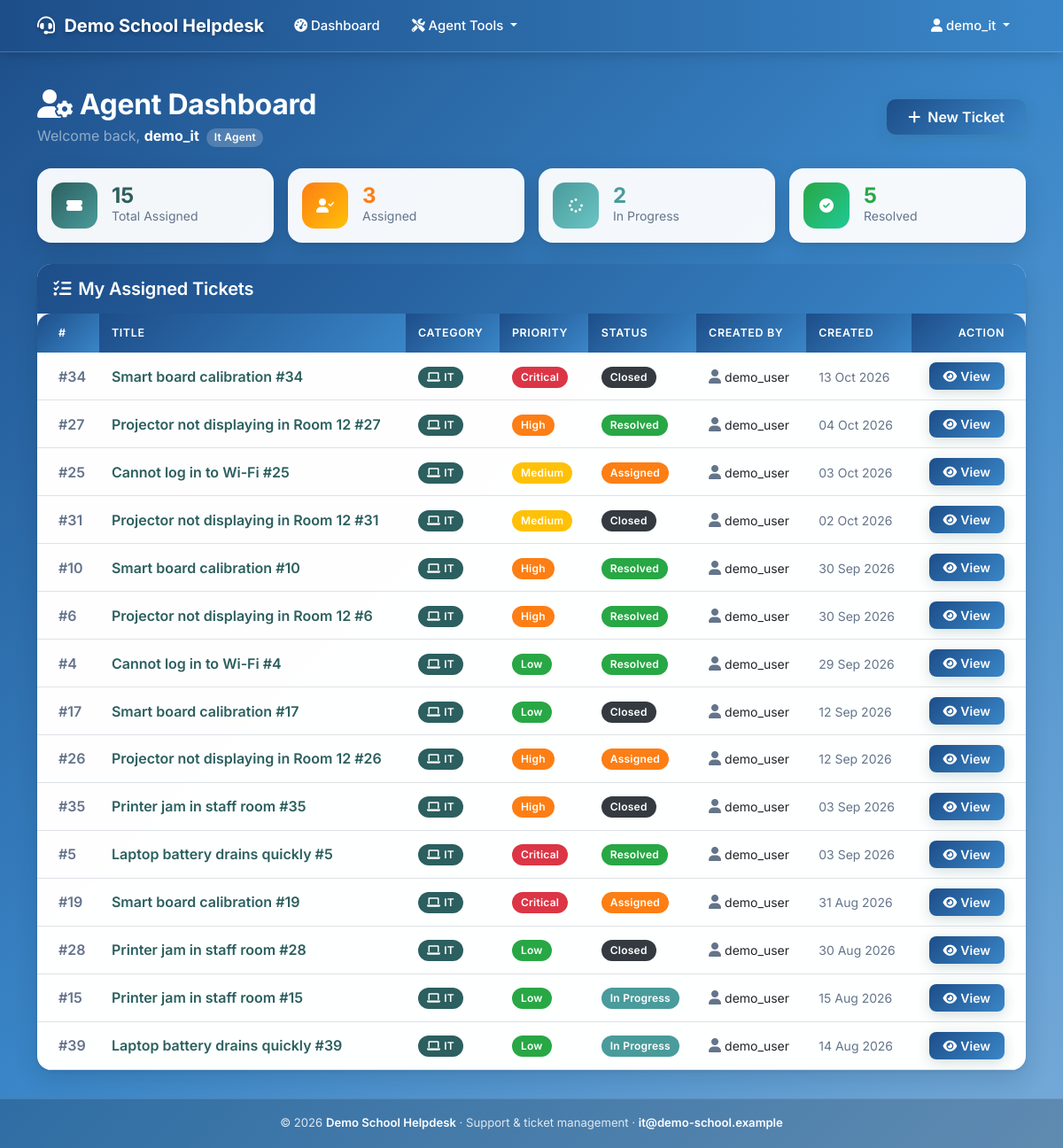
Page /agent/dashboard (signed in) on the committed database.
### models.py (models this page shows, shortened)
class School(db.Model):
    __tablename__ = 'schools'
    id = db.Column(db.Integer, primary_key=True)
    name = db.Column(db.String(150), nullable=False, unique=True)
    slug = db.Column(db.String(60), nullable=False, unique=True, index=True)
    display_name = db.Column(db.String(150), nullable=True)   # shown in the UI header; defaults to name
    logo_filename = db.Column(db.String(200), nullable=True)
    primary_color = db.Column(db.String(7), nullable=True)
    secondary_color = db.Column(db.String(7), nullable=True)
    contact_email = db.Column(db.String(120), nullable=True)
    is_active = db.Column(db.Boolean, default=True, nullable=False)
    created_at = db.Column(db.DateTime, default=utc_now)
    updated_at = db.Column(db.DateTime, default=utc_now, onupdate=utc_now)
    @property
    def system_name(self):
        return self.display_name or self.name

class User(UserMixin, db.Model):
    __tablename__ = 'users'
    id = db.Column(db.Integer, primary_key=True)
    username = db.Column(db.String(80), unique=True, nullable=False)
    email = db.Column(db.String(120), unique=True, nullable=False)
    password_hash = db.Column(db.String(255), nullable=False)
    role = db.Column(db.String(20), default='user')  # see ALL_ROLES
    department = db.Column(db.Text, nullable=True)  # free text / admin module permissions as JSON
    is_active = db.Column(db.Boolean, default=True)
    created_at = db.Column(db.DateTime, default=utc_now)
    school_id = db.Column(db.Integer, db.ForeignKey('schools.id'), nullable=True, index=True)
    full_name = db.Column(db.String(120), nullable=True)
    must_change_password = db.Column(db.Boolean, default=False)
    school = db.relationship('School', foreign_keys=[school_id])

class Ticket(db.Model):
    __tablename__ = 'tickets'
    id = db.Column(db.Integer, primary_key=True)
    title = db.Column(db.String(200), nullable=False)
    description = db.Column(db.Text, nullable=False)
    category = db.Column(db.String(50), nullable=False)  # 'IT', 'FM', 'HSE'
    priority = db.Column(db.String(20), default='Medium')
    status = db.Column(db.String(20), default='Open')
    created_by = db.Column(db.Integer, db.ForeignKey('users.id'), nullable=False)
    assigned_to = db.Column(db.Integer, db.ForeignKey('users.id'), nullable=True)
    created_at = db.Column(db.DateTime, default=utc_now)
    updated_at = db.Column(db.DateTime, default=utc_now, onupdate=utc_now)
    school_id = db.Column(db.Integer, db.ForeignKey('schools.id'), nullable=True, index=True)
    external_ref = db.Column(db.String(100), nullable=True, index=True)  # id in a legacy system (bulk import)
    creator = db.relationship('User', foreign_keys=[created_by], backref='created_tickets')
    assignee = db.relationship('User', foreign_keys=[assigned_to], backref='assigned_tickets')

### app.py (the view)
@app.route('/agent/dashboard')
@login_required
def agent_dashboard():
    if current_user.role not in AGENT_ROLES + ADMIN_ROLES:
        flash('Access denied', 'error')
        return redirect(url_for('dashboard'))
    assigned_tickets = Ticket.query.filter_by(assigned_to=current_user.id).order_by(Ticket.created_at.desc()).all()
    return render_template('agent_dashboard.html', tickets=assigned_tickets)

### app.py (called while the page is built, shortened)
@login_manager.user_loader
def load_user(user_id):
    try:
        user = unscoped_get(User, int(user_id))
    except (TypeError, ValueError):
        return None
    if not user or not user.is_active:
        return None
    if user.role != ROLE_SUPER_ADMIN:
        school = db.session.get(School, user.school_id) if user.school_id else None
        if not school or not school.is_active:
            return None
    return user

@app.context_processor
def inject_system_settings():
    try:
        school = active_school()
        if school:
            branding = school
            theme = build_theme(school.primary_color, school.secondary_color)
        else:
            branding = _PlatformBranding(SystemSettings.query.first())
            theme = build_theme()
        return {'system_settings': branding, 'current_school': school, 'theme': theme, 'now_year': datetime.now().year}
    except Exception:
        logger.exception('Failed to build branding context')
        return {'system_settings': _PlatformBranding(), 'current_school': None, 'theme': build_theme(), 'now_year': datetime.now().year}

@app.before_request
def tenant_guard():
    endpoint = request.endpoint or ''
    if endpoint == 'static' or not current_user.is_authenticated:
        return None
    if (current_user.must_change_password
            and endpoint not in ('change_password', 'logout', 'static', 'favicon', 'manifest', 'service_worker')):
        return redirect(url_for('change_password'))
    return None

@app.after_request
def after_request(response):
    response.headers.setdefault('X-Content-Type-Options', 'nosniff')
    response.headers.setdefault('X-Frame-Options', 'SAMEORIGIN')
    response.headers.setdefault('Referrer-Policy', 'strict-origin-when-cross-origin')
    if current_user and current_user.is_authenticated and request.endpoint != 'static':
        response.headers['Cache-Control'] = 'no-store'   # never cache another tenant's pages
    if response.status_code >= 500:
        logger.error(f"Response: {response.status_code} for {request.method} {request.path}")
    return response

### tenancy.py (called while the page is built)
def effective_school_id():
    if not has_request_context():
        return BYPASS  # CLI / scheduler / migrations: explicit, trusted code
    if g.get('tenant_bypass'):
        return BYPASS
    role, school_id = _identity()
    if role is None:
        return None
    if role == ROLE_SUPER_ADMIN:
        return session.get('active_school_id')
    return school_id

### templates/agent_dashboard.html (shortened to what this page needs)
{% extends "base.html" %}
{% block content %}
<div class="d-flex align-items-center justify-content-between mb-4 flex-wrap gap-2">
    <div>
        <h2 class="fw-bold text-white mb-1"><i class="fas fa-user-cog me-2"></i>Agent Dashboard</h2>
        <p class="text-white-50 mb-0">Welcome back, <strong class="text-white">{{ current_user.username }}</strong>
            <span class="badge ms-1" style="background:rgba(255,255,255,0.2);font-size:0.75rem;">{{ current_user.role|replace('_',' ')|title }}</span>
        </p>
    </div>
    <a href="{{ url_for('create_ticket') }}" class="btn btn-primary px-4">
        <i class="fas fa-plus me-2"></i>New Ticket
    </a>
</div>
<div class="row g-3 mb-4">
    {% set all_c = tickets|length %}
    {% set assigned_c = tickets|selectattr('status','equalto','Assigned')|list|length %}
    {% set inprog_c = tickets|selectattr('status','equalto','In Progress')|list|length %}
    {% set resolved_c = tickets|selectattr('status','equalto','Resolved')|list|length %}
    <div class="col-6 col-lg-3">
        <div class="card border-0 h-100" style="background:rgba(255,255,255,0.95);border-radius:16px;">
            <div class="card-body p-3 d-flex align-items-center gap-3">
                <div style="width:52px;height:52px;border-radius:14px;background:linear-gradient(135deg,#2c5f5f,#4a9b9b);flex-shrink:0;display:flex;align-items:center;justify-content:center;">
                    <i class="fas fa-ticket-alt text-white"></i>
                </div>
                <div>
                    <div class="fw-bold fs-4 lh-1" style="color:#2c5f5f;">{{ all_c }}</div>
                    <div class="text-muted small">Total Assigned</div>
                </div>
            </div>
        </div>
    </div>
    <div class="col-6 col-lg-3">
        <div class="card border-0 h-100" style="background:rgba(255,255,255,0.95);border-radius:16px;">
            <div class="card-body p-3 d-flex align-items-center gap-3">
                <div style="width:52px;height:52px;border-radius:14px;background:linear-gradient(135deg,#fd7e14,#ffc107);flex-shrink:0;display:flex;align-items:center;justify-content:center;">
                    <i class="fas fa-user-check text-white"></i>
                </div>
                <div>
                    <div class="fw-bold fs-4 lh-1" style="color:#fd7e14;">{{ assigned_c }}</div>
                    <div class="text-muted small">Assigned</div>
                </div>
            </div>
        </div>
    </div>
    <div class="col-6 col-lg-3">
        <div class="card border-0 h-100" style="background:rgba(255,255,255,0.95);border-radius:16px;">
            <div class="card-body p-3 d-flex align-items-center gap-3">
                <div style="width:52px;height:52px;border-radius:14px;background:linear-gradient(135deg,#4a9b9b,#6bc4c4);flex-shrink:0;display:flex;align-items:center;justify-content:center;">
                    <i class="fas fa-spinner text-white"></i>
                </div>
                <div>
                    <div class="fw-bold fs-4 lh-1" style="color:#4a9b9b;">{{ inprog_c }}</div>
                    <div class="text-muted small">In Progress</div>
                </div>
            </div>
        </div>
    </div>
    <div class="col-6 col-lg-3">
        <div class="card border-0 h-100" style="background:rgba(255,255,255,0.95);border-radius:16px;">
            <div class="card-body p-3 d-flex align-items-center gap-3">
                <div style="width:52px;height:52px;border-radius:14px;background:linear-gradient(135deg,#28a745,#20c997);flex-shrink:0;display:flex;align-items:center;justify-content:center;">
                    <i class="fas fa-check-circle text-white"></i>
                </div>
                <div>
                    <div class="fw-bold fs-4 lh-1" style="color:#28a745;">{{ resolved_c }}</div>
                    <div class="text-muted small">Resolved</div>
                </div>
            </div>
        </div>
    </div>
</div>
<div class="card border-0" style="border-radius:16px;">
    <div class="card-header py-3">
        <h5 class="mb-0 fw-semibold"><i class="fas fa-list-check me-2"></i>My Assigned Tickets</h5>
    </div>
    <div class="card-body p-0">
        {% if tickets %}
        <div class="table-responsive">
            <table class="table table-hover align-middle mb-0">
                <thead>
                    <tr>
                        <th class="ps-4" style="width:60px;">#</th>
                        <th>Title</th>
                        <th>Category</th>
                        <th>Priority</th>
                        <th>Status</th>
                        <th>Created By</th>
                        <th>Created</th>
                        <th class="pe-4 text-end">Action</th>
                    </tr>
                </thead>
                <tbody>
                    {% for ticket in tickets %}
                    <tr>
                        <td class="ps-4 text-muted fw-semibold">#{{ ticket.id }}</td>
                        <td>
                            <a href="{{ url_for('view_ticket', ticket_id=ticket.id) }}" class="fw-semibold text-decoration-none" style="color:#2c5f5f;">
                                {{ ticket.title }}
                            </a>
                        </td>
                        <td>
                            <span class="badge rounded-pill" style="background:{{ '#2c5f5f' if ticket.category == 'IT' else '#28a745' }};padding:6px 10px;">
                                <i class="fas fa-{{ 'laptop' if ticket.category == 'IT' else 'tools' }} me-1"></i>{{ ticket.category }}
                            </span>
                        </td>
                        <td>
                            {% set pc = {'Critical':'#dc3545','High':'#fd7e14','Medium':'#ffc107','Low':'#28a745'} %}
                            <span class="badge rounded-pill" style="background:{{ pc.get(ticket.priority,'#6c757d') }};padding:6px 10px;">{{ ticket.priority }}</span>
                        </td>
                        <td>
                            {% set sc = {'Open':'#6c757d','Assigned':'#fd7e14','In Progress':'#4a9b9b','Resolved':'#28a745','Closed':'#343a40'} %}
                            <span class="badge rounded-pill" style="background:{{ sc.get(ticket.status,'#6c757d') }};padding:6px 10px;">{{ ticket.status }}</span>
                        </td>
                        <td><i class="fas fa-user me-1 text-muted"></i><small>{{ ticket.creator.username }}</small></td>
                        <td><small class="text-muted">{{ ticket.created_at.strftime('%d %b %Y') }}</small></td>
                        <td class="pe-4 text-end">
                            <a href="{{ url_for('view_ticket', ticket_id=ticket.id) }}" class="btn btn-sm btn-primary px-3">
                                <i class="fas fa-eye me-1"></i>View
                            </a>
                        </td>
                    </tr>
                    {% endfor %}
                </tbody>
            </table>
        </div>
        {% endif %}
    </div>
</div>
{% endblock %}

### templates/base.html (shortened to what this page needs)
<!DOCTYPE html>
<html lang="en">
<head>
    <link href="https://cdn.jsdelivr.net/npm/bootstrap@5.3.0/dist/css/bootstrap.min.css" rel="stylesheet">
    <link href="https://cdnjs.cloudflare.com/ajax/libs/font-awesome/6.0.0/css/all.min.css" rel="stylesheet">
</head>
<body>
    <nav class="navbar navbar-expand-xl navbar-dark">
        <div class="container">
            <a class="navbar-brand" href="{{ url_for('dashboard') if current_user.is_authenticated else url_for('index') }}">
                {% if system_settings.logo_filename %}
                    <img src="{{ url_for('static', filename='uploads/' + system_settings.logo_filename) }}" alt="Logo" style="height:32px;width:auto;margin-right:8px;vertical-align:middle;object-fit:contain;">
                {% else %}
                    <i class="fas fa-headset me-2"></i>
                {% endif %}{{ system_settings.system_name }}
            </a>
            <div class="collapse navbar-collapse" id="navbarNav">
                <ul class="navbar-nav me-auto">
                    {% if current_user.is_authenticated %}
                        <li class="nav-item">
                            <a class="nav-link" href="{{ url_for('dashboard') }}">
                                <i class="fas fa-tachometer-alt me-1"></i>Dashboard
                            </a>
                        </li>
                        {% if current_user.role in ['it_agent', 'fm_agent', 'hse_agent'] %}
                            <li class="nav-item dropdown">
                                <a class="nav-link dropdown-toggle" href="#" id="agentDropdown" role="button" data-bs-toggle="dropdown">
                                    <i class="fas fa-tools me-1"></i>Agent Tools
                                </a>
                            </li>
                        {% endif %}
                    {% endif %}
                </ul>
                <ul class="navbar-nav">
                    {% if current_user.is_authenticated %}
                        <li class="nav-item dropdown">
                            <a class="nav-link dropdown-toggle" href="#" id="navbarDropdown" role="button" data-bs-toggle="dropdown">
                                <i class="fas fa-user me-1"></i>{{ current_user.username }}
                            </a>
                        </li>
                    {% else %}
                        <li class="nav-item">
                            <a class="nav-link" href="{{ url_for('login') }}">
                                <i class="fas fa-sign-in-alt me-1"></i>Login
                            </a>
                        </li>
                    {% endif %}
                </ul>
            </div>
        </div>
    </nav>
    <main class="container main-content" style="padding-top: 0.5rem;">
        {% block content %}{% endblock %}
    </main>
    <footer class="site-footer">
        <div class="container">
            &copy; {{ now_year }} <a href="{{ url_for('index') }}">{{ system_settings.system_name }}</a>
            &middot; Support &amp; ticket management
            {% if current_school and current_school.contact_email %}&middot; <a href="mailto:{{ current_school.contact_email }}">{{ current_school.contact_email }}</a>{% endif %}
        </div>
    </footer>
</body>
</html>

### rows in the picture
School: system_name "Demo School Helpdesk", contact_email "it@demo-school.example"
User: username "demo_it", role "It Agent"
Ticket: id "34", title "Smart board calibration #34", category "IT", priority "Critical", status "Closed", creator.username "demo_user", created_at "13 Oct 2026"
Ticket: id "27", title "Projector not displaying in Room 12 #27", category "IT", priority "High", status "Resolved", creator.username "demo_user", created_at "04 Oct 2026"
Ticket: id "25", title "Cannot log in to Wi-Fi #25", category "IT", priority "Medium", status "Assigned", creator.username "demo_user", created_at "03 Oct 2026"
Ticket: id "31", title "Projector not displaying in Room 12 #31", category "IT", priority "Medium", status "Closed", creator.username "demo_user", created_at "02 Oct 2026"
Ticket: id "10", title "Smart board calibration #10", category "IT", priority "High", status "Resolved", creator.username "demo_user", created_at "30 Sep 2026"
Ticket: id "6", title "Projector not displaying in Room 12 #6", category "IT", priority "High", status "Resolved", creator.username "demo_user", created_at "30 Sep 2026"
Ticket: id "4", title "Cannot log in to Wi-Fi #4", category "IT", priority "Low", status "Resolved", creator.username "demo_user", created_at "29 Sep 2026"
Ticket: id "17", title "Smart board calibration #17", category "IT", priority "Low", status "Closed", creator.username "demo_user", created_at "12 Sep 2026"
Ticket: id "26", title "Projector not displaying in Room 12 #26", category "IT", priority "High", status "Assigned", creator.username "demo_user", created_at "12 Sep 2026"
Ticket: id "35", title "Printer jam in staff room #35", category "IT", priority "High", status "Closed", creator.username "demo_user", created_at "03 Sep 2026"
Ticket: id "5", title "Laptop battery drains quickly #5", category "IT", priority "Critical", status "Resolved", creator.username "demo_user", created_at "03 Sep 2026"
Ticket: id "19", title "Smart board calibration #19", category "IT", priority "Critical", status "Assigned", creator.username "demo_user", created_at "31 Aug 2026"
Ticket: id "28", title "Printer jam in staff room #28", category "IT", priority "Low", status "Closed", creator.username "demo_user", created_at "30 Aug 2026"
Ticket: id "15", title "Printer jam in staff room #15", category "IT", priority "Low", status "In Progress", creator.username "demo_user", created_at "15 Aug 2026"
Ticket: id "39", title "Laptop battery drains quickly #39", category "IT", priority "Low", status "In Progress", creator.username "demo_user", created_at "14 Aug 2026"

### other values in the picture
{{ all_c }} "15"
{{ assigned_c }} "3"
{{ inprog_c }} "2"
{{ resolved_c }} "5"
